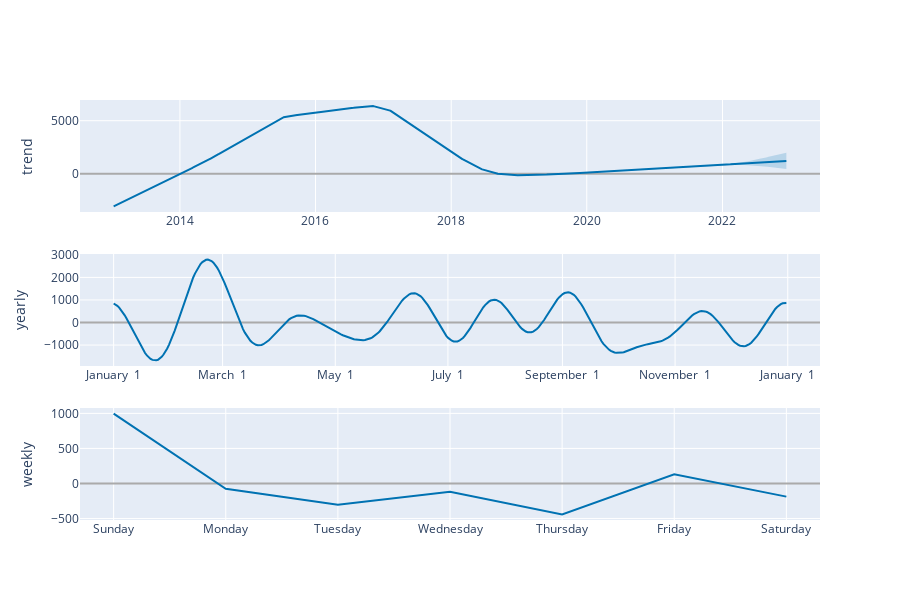

The notebook cell saved with this chart:
### Code cell
plot_components_plotly(Dine_m, Dine_forecast)

### Figure 1 — Plotly figure (JSON) as saved in the notebook; plotly's stock layout.template omitted (floating-point values rounded to 4 significant figures; data arrays with more than 128 entries replaced by an {"elided": "..."} marker saying what was removed)
{"data": [{"line": {"color": "#0072B2", "width": 2}, "mode": "lines", "name": "trend", "type": "scatter", "x": {"elided": "3367 str values"}, "xaxis": "x", "y": {"elided": "3367 float values"}, "yaxis": "y"}, {"line": {"color": "rgba(0, 114, 178, 0.2)", "width": 0}, "mode": "lines", "name": "trend_upper", "type": "scatter", "x": {"elided": "3367 str values"}, "xaxis": "x", "y": {"elided": "3367 float values"}, "yaxis": "y"}, {"fill": "tonexty", "fillcolor": "rgba(0, 114, 178, 0.2)", "line": {"color": "rgba(0, 114, 178, 0.2)", "width": 0}, "mode": "lines", "name": "trend_lower", "type": "scatter", "x": {"elided": "3367 str values"}, "xaxis": "x", "y": {"elided": "3367 float values"}, "yaxis": "y"}, {"line": {"color": "#0072B2", "width": 2}, "mode": "lines", "name": "yearly", "type": "scatter", "x": {"elided": "365 str values"}, "xaxis": "x2", "y": {"elided": "365 float values"}, "yaxis": "y2"}, {"line": {"color": "#0072B2", "width": 2}, "mode": "lines", "name": "weekly", "type": "scatter", "x": ["2017-01-01T00:00:00", "2017-01-02T00:00:00", "2017-01-03T00:00:00", "2017-01-04T00:00:00", "2017-01-05T00:00:00", "2017-01-06T00:00:00", "2017-01-07T00:00:00"], "xaxis": "x3", "y": [996.9, -76.49, -303.1, -117.2, -442.0, 130.3, -188.4], "yaxis": "y3"}], "layout": {"height": 600, "showlegend": false, "width": 900, "xaxis": {"anchor": "y", "domain": [0, 1], "range": ["2012-07-11T20:24:00", "2023-06-10T03:36:00"], "type": "date"}, "xaxis2": {"anchor": "y2", "domain": [0, 1], "range": ["2016-12-13T18:54:02.958904115", "2018-01-18T11:04:57.863013581"], "tickformat": "%B %e", "type": "date"}, "xaxis3": {"anchor": "y3", "domain": [0, 1], "range": ["2016-12-31T16:48:00", "2017-01-07T07:12:00"], "tickformat": "%A", "type": "date"}, "yaxis": {"anchor": "x", "domain": [0.7333, 1], "rangemode": "normal", "title": {"text": "trend"}, "zerolinecolor": "#AAA"}, "yaxis2": {"anchor": "x2", "domain": [0.3667, 0.6333], "title": {"text": "yearly"}, "zerolinecolor": "#AAA"}, "yaxis3": {"anchor": "x3", "domain": [0, 0.2667], "title": {"text": "weekly"}, "zerolinecolor": "#AAA"}}}
